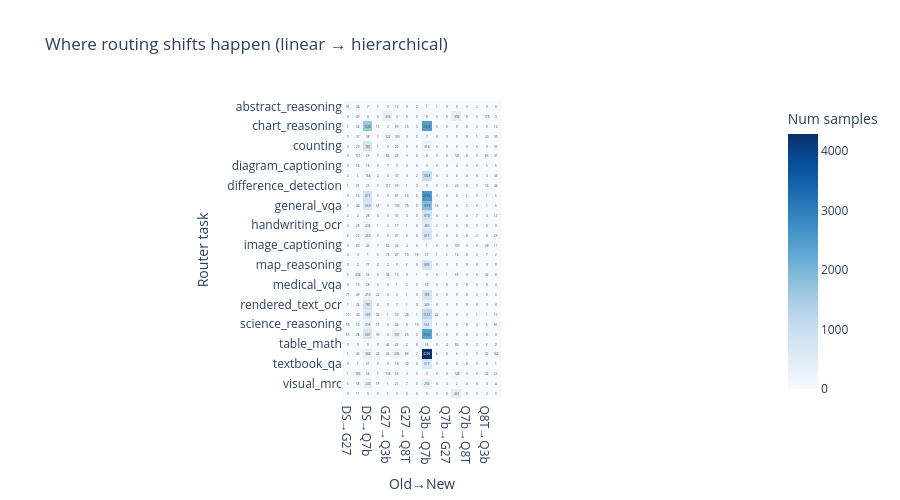

Notebook code for this chart:
### Code cell
import plotly.express as px

MODEL_SHORT = {
    "deepseek_ocr": "DS",
    "qwen2_5_vl_3b": "Q3b",
    "qwen2_5_vl_7b": "Q7b",
    "qwen3_vl_8b_thinking": "Q8T",
    "gemma_3_27b": "G27",
}

routing = pd.DataFrame({
    "router_task": df_proc["router_task"].values,
    "old_model": best_old_name.map(MODEL_SHORT).fillna(best_old_name),
    "new_model": best_new_name.map(MODEL_SHORT).fillna(best_new_name),
})
routing = routing[routing["old_model"] != routing["new_model"]].copy()
routing["transition"] = routing["old_model"] + "→" + routing["new_model"]

heat_df = (
    routing.groupby(["router_task", "transition"])
    .size()
    .rename("count")
    .reset_index()
)
pivot = heat_df.pivot_table(
    index="router_task",
    columns="transition",
    values="count",
    fill_value=0,
).sort_index()

fig = px.imshow(
    pivot,
    text_auto=True,
    color_continuous_scale="Blues",
    labels=dict(x="Old→New", y="Router task", color="Num samples"),
    title="Where routing shifts happen (linear → hierarchical)",
)
fig.update_layout(width=900, height=500)
fig.show()

### Figure 1 — Plotly figure (JSON) as saved in the notebook; plotly's stock layout.template omitted (floating-point values rounded to 4 significant figures; data arrays with more than 128 entries replaced by an {"elided": "..."} marker saying what was removed)
{"data": [{"coloraxis": "coloraxis", "hovertemplate": "Old→New: %{x}<br>Router task: %{y}<br>Num samples: %{z}<extra></extra>", "name": "0", "texttemplate": "%{z}", "type": "heatmap", "x": ["DS→G27", "DS→Q3b", "DS→Q7b", "DS→Q8T", "G27→Q3b", "G27→Q7b", "G27→Q8T", "Q3b→G27", "Q3b→Q7b", "Q3b→Q8T", "Q7b→G27", "Q7b→Q3b", "Q7b→Q8T", "Q8T→G27", "Q8T→Q3b", "Q8T→Q7b"], "xaxis": "x", "y": ["abstract_reasoning", "chart_captioning", "chart_reasoning", "code_generation", "counting", "dense_captioning", "diagram_captioning", "diagram_reasoning", "difference_detection", "document_ocr", "general_vqa", "geometry_reasoning", "handwriting_ocr", "icon_reasoning", "image_captioning", "knowledge_vqa", "map_reasoning", "medical_report", "medical_vqa", "meme_classification", "rendered_text_ocr", "scene_text_ocr", "science_reasoning", "spatial_reasoning", "table_math", "table_reasoning", "textbook_qa", "ui_captioning", "visual_mrc", "web_understanding"], "yaxis": "y", "z": {"elided": "30x16 float values"}}], "layout": {"coloraxis": {"colorbar": {"title": {"text": "Num samples"}}, "colorscale": [[0, "rgb(247,251,255)"], [0.125, "rgb(222,235,247)"], [0.25, "rgb(198,219,239)"], [0.375, "rgb(158,202,225)"], [0.5, "rgb(107,174,214)"], [0.625, "rgb(66,146,198)"], [0.75, "rgb(33,113,181)"], [0.875, "rgb(8,81,156)"], [1, "rgb(8,48,107)"]]}, "height": 500, "title": {"text": "Where routing shifts happen (linear → hierarchical)"}, "width": 900, "xaxis": {"anchor": "y", "constrain": "domain", "domain": [0, 1], "scaleanchor": "y", "title": {"text": "Old→New"}}, "yaxis": {"anchor": "x", "autorange": "reversed", "constrain": "domain", "domain": [0, 1], "title": {"text": "Router task"}}}}
